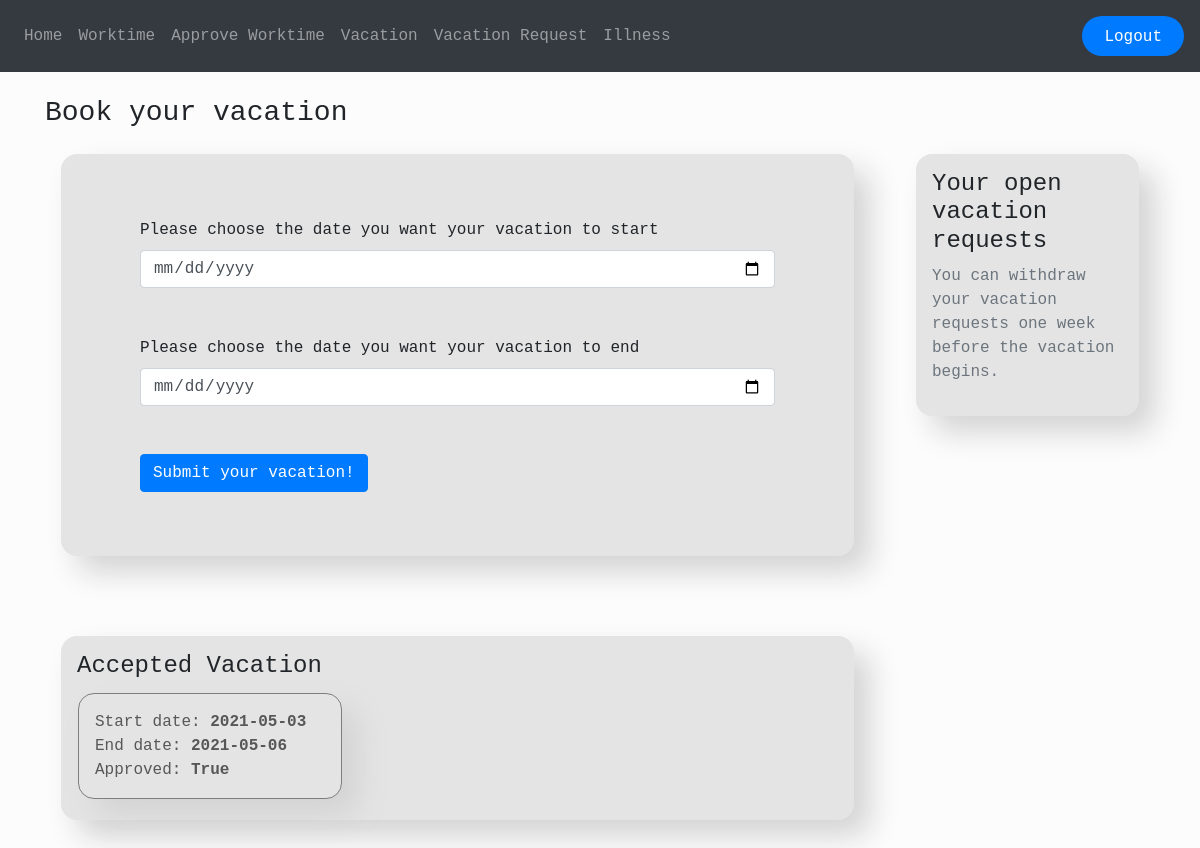
Page /vacation (signed in) on the committed database.
### app/models.py (models this page shows, shortened)
class Vacation(db.Model):
    id = db.Column(db.Integer, primary_key=True)
    start_date = db.Column(db.Date)
    end_date = db.Column(db.Date)
    user_id = db.Column(db.Integer, db.ForeignKey('user.id'))
    approved = db.Column(db.Boolean, default=False)
    notify = db.Column(db.Boolean, default=False)
    rejected = db.Column(db.Boolean, default=False)

### app/vacation.py (the view, shortened to what this page needs)
@vac.route('/vacation', methods=['GET', 'POST'])
@login_required
def vacation() -> 'html':
    user = User.query.filter_by(id=session.get('user_id')).first()
    requests = Vacation.query.filter_by(user_id=user.id).all()
    return (render_template('vacation.html', user=current_user, requests=requests, roles_id=session.get('roles_id')),
            200,
            {'location': '/vacation'})

### app/templates/vacation.html (shortened to what this page needs)
{% extends 'base.html' %}
{% block page_header %}
<h3>Book your vacation</h3>
{% endblock page_header %}
{% block content %}
<div class="container">
    <div class="row">
        <div class="col-sm-9">
            <div class="content-box">
                <form method="POST">
                    <div class="container">
                        <div class="md-form mx-5 my-5">
                            <label for="start_date">Please choose the date you want your vacation to start</label>
                            <input type="date" name="start_date" id="start_date" class="form-control" required>
                        </div>
                        <div class="md-form mx-5 my-5">
                            <label for="end_date">Please choose the date you want your vacation to end</label>
                            <input type="date" name="end_date" id="end_date" class="form-control" required>
                        </div>
                        <div class="md-form mx-5 my-5">
                            <button type="submit" class="btn btn-primary">Submit your vacation!</button>
                        </div>
                    </div>
                </form>
            </div>
            <br>
            <br>
            <div class="content-box">
                <h4>Accepted Vacation</h4>
                <div class="row">
                    {% for request in requests %}
                    {% if request.approved == True %}
                    <div class="col-6 col-sm-4 inner-container" style="border-radius: 1em; margin:5px 1em">
                        Start date: <strong>{{request.start_date}}</strong>
                        <br>
                        End date: <strong>{{request.end_date}}</strong>
                        <br>
                        Approved: <strong>{{request.approved}}</strong>
                    </div>
                    {% endif %}
                    {% endfor %}
                </div>
            </div>
            <br>
            <br>
        </div>
        <div class="col-sm-3">
            <div class="content-box">
                <div class="content-section">
                    <h4>Your open vacation requests</h4>
                    <p class='text-muted'>
                        You can withdraw your vacation requests one week before the vacation begins.
                    </p>
                </div>
            </div>
        </div>
        <br>
        <br>
    </div>
    {% endblock content %}

### app/static/css/styles.css (style rules this page uses)
body, html { height: 100%; background-color: #fcfcfc; font-family: "Microsoft YaHei UI", Courier, monospace; }
.content-box { background-color: #e4e4e4; padding: 1em; border-radius: 1em; box-shadow: 1em 1em 30px #d3d3d3; position: relative; margin: 1em; }
.inner-container { background-color: #e4e4e4; padding: 1em; border-radius: 2em; border: 1px #7e7e7e solid; box-shadow: 1em 1em 30px #d3d3d3; color: rgb(87, 87, 87); }

### rows in the picture
Vacation: start_date "2021-05-03", end_date "2021-05-06", approved "True"
